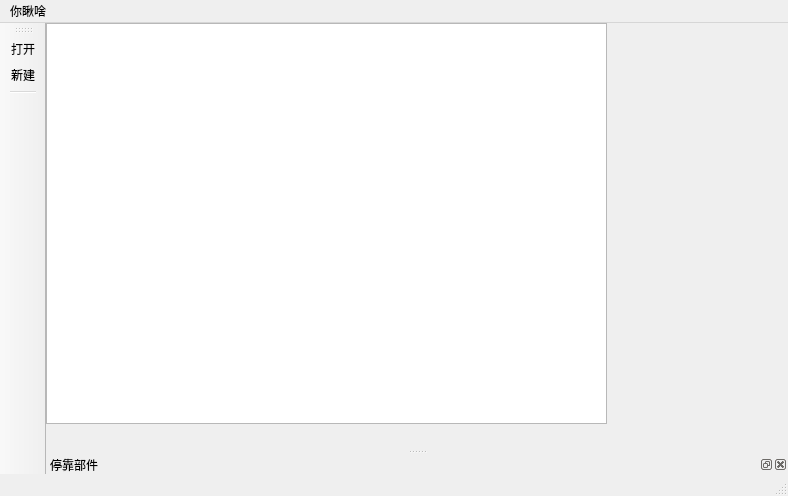
<?xml version="1.0" encoding="UTF-8"?>
<ui version="4.0">
 <class>MainWindow</class>
 <widget class="QMainWindow" name="MainWindow">
  <property name="geometry">
   <rect>
    <x>0</x>
    <y>0</y>
    <width>788</width>
    <height>496</height>
   </rect>
  </property>
  <property name="windowTitle">
   <string>MainWindow</string>
  </property>
  <widget class="QWidget" name="centralWidget">
   <widget class="QTextEdit" name="textEdit">
    <property name="geometry">
     <rect>
      <x>0</x>
      <y>0</y>
      <width>561</width>
      <height>401</height>
     </rect>
    </property>
   </widget>
  </widget>
  <widget class="QMenuBar" name="menuBar">
   <property name="geometry">
    <rect>
     <x>0</x>
     <y>0</y>
     <width>788</width>
     <height>22</height>
    </rect>
   </property>
   <widget class="QMenu" name="menu">
    <property name="title">
     <string>你瞅啥</string>
    </property>
    <widget class="QMenu" name="menuRecent">
     <property name="title">
      <string>最近打开的文件</string>
     </property>
     <addaction name="action1_txt"/>
     <addaction name="action2_txt"/>
    </widget>
    <addaction name="actionopen"/>
    <addaction name="actionnew"/>
    <addaction name="separator"/>
    <addaction name="menuRecent"/>
   </widget>
   <addaction name="menu"/>
  </widget>
  <widget class="QToolBar" name="mainToolBar">
   <property name="allowedAreas">
    <set>Qt::LeftToolBarArea|Qt::RightToolBarArea</set>
   </property>
   <property name="floatable">
    <bool>false</bool>
   </property>
   <attribute name="toolBarArea">
    <enum>LeftToolBarArea</enum>
   </attribute>
   <attribute name="toolBarBreak">
    <bool>false</bool>
   </attribute>
   <addaction name="actionopen"/>
   <addaction name="actionnew"/>
   <addaction name="separator"/>
  </widget>
  <widget class="QStatusBar" name="statusBar"/>
  <widget class="QDockWidget" name="dockWidget">
   <property name="windowTitle">
    <string>停靠部件</string>
   </property>
   <attribute name="dockWidgetArea">
    <number>8</number>
   </attribute>
   <widget class="QWidget" name="dockWidgetContents"/>
  </widget>
  <action name="actionopen">
   <property name="text">
    <string>打开</string>
   </property>
  </action>
  <action name="actionnew">
   <property name="text">
    <string>新建</string>
   </property>
  </action>
  <action name="action1_txt">
   <property name="text">
    <string>1.txt</string>
   </property>
  </action>
  <action name="action2_txt">
   <property name="text">
    <string>2.txt</string>
   </property>
  </action>
 </widget>
 <layoutdefault spacing="6" margin="11"/>
 <resources/>
 <connections/>
</ui>
